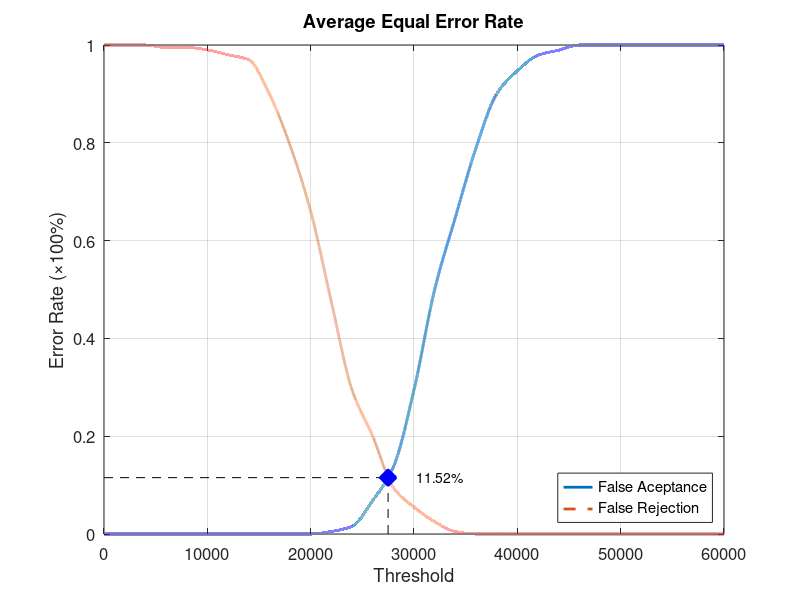
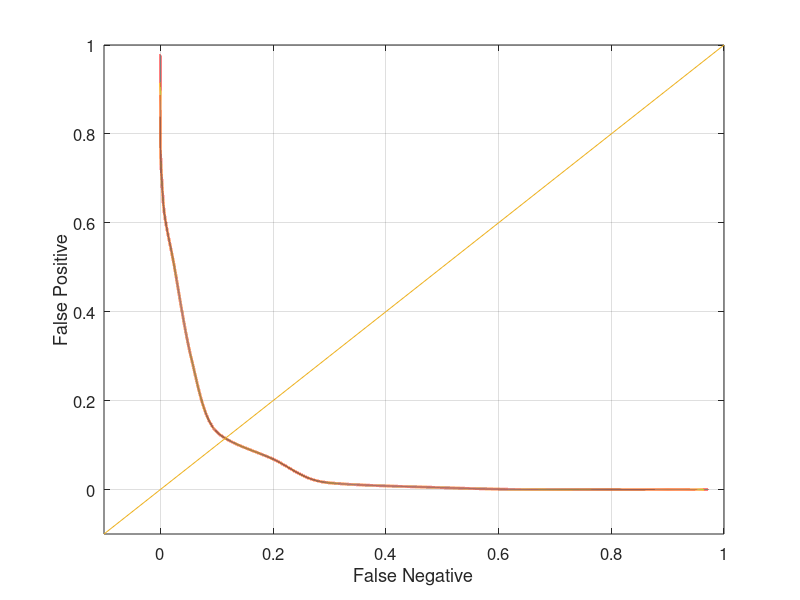

These figures' MATLAB source, in order:
function yEER = Database2_1
close all;
clear;
clc;
x = 0:2000:60000;
xq = 0:0.5:60000;

y0 = [0 0 0 0 0 0 0 0 0 0 0 0.00526316 0.0157895 0.0684211 0.136842 0.294737 0.5 0.647368 0.789474 0.9 0.947368 0.978947 0.989474 1 1 1 1 1 1 1 1];
yy0 = interp1(x, y0, xq, 'pchip');
y1 = [1 1 1 0.995 0.995 0.99 0.98 0.97 0.9 0.795 0.66 0.475 0.295 0.2 0.095 0.055 0.025 0.005 0 0 0 0 0 0 0 0 0 0 0 0 0];
yy1 = interp1(x, y1, xq, 'pchip');

% Calculating EER: 
y2 = abs(y0 - y1);
find(y2 == min(y2))
yy2 = abs(yy0 - yy1);
xEER = find(yy2 == min(yy2));
xEERIndex = xq(xEER) % X-axis EER
yEER = yy0(xEER) % Y-axis EER

main = figure
plot(xq, yy0,'-','LineWidth', 2);	hold on
plot(xq, yy1,'--','LineWidth', 2);	hold on
plot([xEERIndex xEERIndex], [0 yEER], 'k--');	hold on
plot([0 xEERIndex], [yEER yEER], 'k--');	hold on
plot(xEERIndex, yEER, 'bx', 'LineWidth', 10);	hold on
text(xEERIndex + 10 * xEERIndex / 100, yEER, [num2str(round((10000 * yEER)) / 100) '%'])
legend('False Aceptance', 'False Rejection', 'Location', 'SouthEast')
xlabel('Threshold')
ylabel('Error Rate (\times100%)')
title('Average Equal Error Rate')
set(gca, 'FontSize', 12)
axis([0 60000 0 1])
grid on

print(main, 'Database2_1Main', '-dpng');
FNRxFPR = figure('Color', [1 1 1]);
plot(yy1, yy0, '-', yy1, yy0, 'LineWidth', 2);
hold on
y = -0.1:0.1:1
plot(y, y); 
set(gca, 'FontSize', 12)
xlabel('False Negative')
ylabel('False Positive')
axis([-0.1 1 -0.1 1])
set(gca, 'FontSize', 12)
grid on

print(FNRxFPR, 'Database2_1FNRxFPR','-dpng');
end
